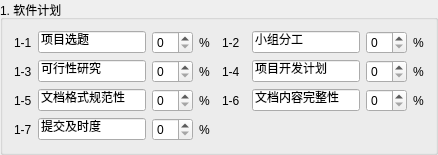
        <widget class="QGroupBox" name="groupBox">
         <property name="sizePolicy">
          <sizepolicy hsizetype="Expanding" vsizetype="Expanding">
           <horstretch>0</horstretch>
           <verstretch>0</verstretch>
          </sizepolicy>
         </property>
         <property name="title">
          <string>1. 软件计划</string>
         </property>
         <layout class="QGridLayout" name="gridLayout">
          <item row="0" column="0">
           <widget class="QLabel" name="pro1_1Label">
            <property name="text">
             <string>1-1</string>
            </property>
            <property name="alignment">
             <set>Qt::AlignLeading|Qt::AlignLeft|Qt::AlignVCenter</set>
            </property>
            <property name="buddy">
             <cstring>pro1_1LineEdit</cstring>
            </property>
           </widget>
          </item>
          <item row="0" column="1">
           <widget class="QLineEdit" name="pro1_1LineEdit">
            <property name="text">
             <string>项目选题</string>
            </property>
           </widget>
          </item>
          <item row="0" column="2">
           <widget class="QSpinBox" name="pro1_1SpinBox"/>
          </item>
          <item row="0" column="3" colspan="2">
           <widget class="QLabel" name="label">
            <property name="text">
             <string>%</string>
            </property>
           </widget>
          </item>
          <item row="0" column="5">
           <widget class="QLabel" name="pro1_2Label">
            <property name="text">
             <string>1-2</string>
            </property>
            <property name="alignment">
             <set>Qt::AlignLeading|Qt::AlignLeft|Qt::AlignVCenter</set>
            </property>
            <property name="buddy">
             <cstring>pro1_2LineEdit</cstring>
            </property>
           </widget>
          </item>
          <item row="0" column="7">
           <widget class="QLineEdit" name="pro1_2LineEdit">
            <property name="text">
             <string>小组分工</string>
            </property>
           </widget>
          </item>
          <item row="0" column="8">
           <widget class="QSpinBox" name="pro1_2SpinBox"/>
          </item>
          <item row="0" column="9">
           <widget class="QLabel" name="label_6">
            <property name="text">
             <string>%</string>
            </property>
           </widget>
          </item>
          <item row="1" column="0">
           <widget class="QLabel" name="pro1_3Label">
            <property name="text">
             <string>1-3</string>
            </property>
            <property name="alignment">
             <set>Qt::AlignLeading|Qt::AlignLeft|Qt::AlignVCenter</set>
            </property>
            <property name="buddy">
             <cstring>pro1_3LineEdit</cstring>
            </property>
           </widget>
          </item>
          <item row="1" column="1">
           <widget class="QLineEdit" name="pro1_3LineEdit">
            <property name="text">
             <string>可行性研究</string>
            </property>
           </widget>
          </item>
          <item row="1" column="2">
           <widget class="QSpinBox" name="pro1_3SpinBox"/>
          </item>
          <item row="1" column="3" colspan="2">
           <widget class="QLabel" name="label_2">
            <property name="text">
             <string>%</string>
            </property>
           </widget>
          </item>
          <item row="1" column="5">
           <widget class="QLabel" name="pro1_4Label">
            <property name="text">
             <string>1-4</string>
            </property>
            <property name="alignment">
             <set>Qt::AlignLeading|Qt::AlignLeft|Qt::AlignVCenter</set>
            </property>
            <property name="buddy">
             <cstring>pro1_4LineEdit</cstring>
            </property>
           </widget>
          </item>
          <item row="1" column="7">
           <widget class="QLineEdit" name="pro1_4LineEdit">
            <property name="text">
             <string>项目开发计划</string>
            </property>
           </widget>
          </item>
          <item row="1" column="8">
           <widget class="QSpinBox" name="pro1_4SpinBox"/>
          </item>
          <item row="1" column="9">
           <widget class="QLabel" name="label_5">
            <property name="text">
             <string>%</string>
            </property>
           </widget>
          </item>
          <item row="2" column="0">
           <widget class="QLabel" name="pro1_5Label">
            <property name="text">
             <string>1-5</string>
            </property>
            <property name="alignment">
             <set>Qt::AlignLeading|Qt::AlignLeft|Qt::AlignVCenter</set>
            </property>
            <property name="buddy">
             <cstring>pro1_5LineEdit</cstring>
            </property>
           </widget>
          </item>
          <item row="2" column="1">
           <widget class="QLineEdit" name="pro1_5LineEdit">
            <property name="text">
             <string>文档格式规范性</string>
            </property>
           </widget>
          </item>
          <item row="2" column="2">
           <widget class="QSpinBox" name="pro1_5SpinBox"/>
          </item>
          <item row="2" column="3" colspan="2">
           <widget class="QLabel" name="label_3">
            <property name="text">
             <string>%</string>
            </property>
           </widget>
          </item>
          <item row="2" column="5">
           <widget class="QLabel" name="pro1_6Label">
            <property name="text">
             <string>1-6</string>
            </property>
            <property name="alignment">
             <set>Qt::AlignLeading|Qt::AlignLeft|Qt::AlignVCenter</set>
            </property>
            <property name="buddy">
             <cstring>pro1_6LineEdit</cstring>
            </property>
           </widget>
          </item>
          <item row="2" column="7">
           <widget class="QLineEdit" name="pro1_6LineEdit">
            <property name="text">
             <string>文档内容完整性</string>
            </property>
           </widget>
          </item>
          <item row="2" column="8">
           <widget class="QSpinBox" name="pro1_6SpinBox"/>
          </item>
          <item row="2" column="9">
           <widget class="QLabel" name="label_7">
            <property name="text">
             <string>%</string>
            </property>
           </widget>
          </item>
          <item row="3" column="0">
           <widget class="QLabel" name="pro1_7Label">
            <property name="text">
             <string>1-7</string>
            </property>
            <property name="alignment">
             <set>Qt::AlignLeading|Qt::AlignLeft|Qt::AlignVCenter</set>
            </property>
            <property name="buddy">
             <cstring>pro1_7LineEdit</cstring>
            </property>
           </widget>
          </item>
          <item row="3" column="1">
           <widget class="QLineEdit" name="pro1_7LineEdit">
            <property name="text">
             <string>提交及时度</string>
            </property>
           </widget>
          </item>
          <item row="3" column="2">
           <widget class="QSpinBox" name="pro1_7SpinBox"/>
          </item>
          <item row="3" column="3">
           <widget class="QLabel" name="label_4">
            <property name="text">
             <string>%</string>
            </property>
           </widget>
          </item>
          <item row="3" column="4" colspan="6">
           <spacer name="horizontalSpacer">
            <property name="orientation">
             <enum>Qt::Horizontal</enum>
            </property>
            <property name="sizeHint" stdset="0">
             <size>
              <width>207</width>
              <height>20</height>
             </size>
            </property>
           </spacer>
          </item>
         </layout>
        </widget>
